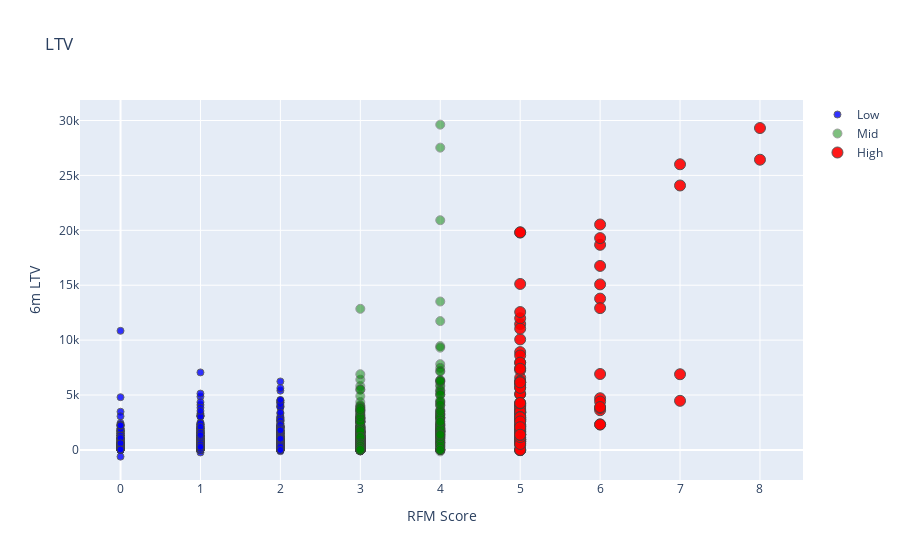

The notebook cell saved with this chart:
### Code cell
tx_graph = tx_merge.query("m6_Revenue < 30000")

plot_data = [
    go.Scatter(
        x=tx_graph.query("Segment == 'Low-Value'")['OverallScore'],
        y=tx_graph.query("Segment == 'Low-Value'")['m6_Revenue'],
        mode='markers',
        name='Low',
        marker= dict(size= 7,
            line= dict(width=1),
            color= 'blue',
            opacity= 0.8
           )
    ),
        go.Scatter(
        x=tx_graph.query("Segment == 'Mid-Value'")['OverallScore'],
        y=tx_graph.query("Segment == 'Mid-Value'")['m6_Revenue'],
        mode='markers',
        name='Mid',
        marker= dict(size= 9,
            line= dict(width=1),
            color= 'green',
            opacity= 0.5
           )
    ),
        go.Scatter(
        x=tx_graph.query("Segment == 'High-Value'")['OverallScore'],
        y=tx_graph.query("Segment == 'High-Value'")['m6_Revenue'],
        mode='markers',
        name='High',
        marker= dict(size= 11,
            line= dict(width=1),
            color= 'red',
            opacity= 0.9
           )
    ),
]

plot_layout = go.Layout(
        yaxis= {'title': "6m LTV"},
        xaxis= {'title': "RFM Score"},
        title='LTV'
    )
fig = go.Figure(data=plot_data, layout=plot_layout)
pyoff.iplot(fig)

### Figure 1 — Plotly figure (JSON) as saved in the notebook; plotly's stock layout.template omitted (floating-point values rounded to 4 significant figures; data arrays with more than 128 entries replaced by an {"elided": "..."} marker saying what was removed)
{"data": [{"marker": {"color": "blue", "line": {"width": 1}, "opacity": 0.8, "size": 7}, "mode": "markers", "name": "Low", "type": "scatter", "x": {"elided": "1139 int values"}, "y": {"elided": "1139 float values"}}, {"marker": {"color": "green", "line": {"width": 1}, "opacity": 0.5, "size": 9}, "mode": "markers", "name": "Mid", "type": "scatter", "x": {"elided": "582 int values"}, "y": {"elided": "582 float values"}}, {"marker": {"color": "red", "line": {"width": 1}, "opacity": 0.9, "size": 11}, "mode": "markers", "name": "High", "type": "scatter", "x": [5, 5, 5, 5, 8, 5, 5, 5, 5, 6, 6, 5, 5, 5, 5, 6, 5, 5, 5, 5, 5, 5, 5, 8, 5, 6, 5, 5, 6, 5, 5, 5, 5, 5, 5, 6, 5, 7, 5, 5, 5, 6, 7, 5, 6, 6, 6, 5, 5, 5, 6, 5, 5, 5, 5, 6, 5, 5, 6, 6, 5, 5, 5, 5, 5, 5, 5, 5, 5, 5, 5, 5, 7, 5, 5, 5, 7, 5, 5, 5, 5, 5, 5, 5, 5, 5, 5, 5, 5, 5, 5, 5, 5, 5, 5, 5, 5, 5, 5, 5, 5, 5, 5, 6, 5, 5, 5, 5, 5, 5, 5, 5], "y": [-25, 2195.0, 6170.0, 3452.0, 29310.0, 1702.0, 7945.0, 1426.0, 1464.0, 2316.0, 4707.0, 19790.0, 1100.0, 10060.0, 8910.0, 16760.0, 6124.0, 3604.0, 566.7, 5068.0, 2613.0, 3435.0, 11460.0, 26430.0, 2850.0, 3616.0, 6568.0, 3446.0, 2324.0, 11990.0, 3143.0, 7459.0, 4016.0, 986.0, 5100.0, 3819.0, 6262.0, 6893.0, 19820.0, 6146.0, 974.8, 15080.0, 26010.0, 11040.0, 13780.0, 20530, 12910.0, 1813.0, 728.3, 845.4, 18680.0, 7263.0, 924.6, 2153.0, 3994.0, 4405.0, 4270.0, 8603.0, 19290.0, 3904.0, 774.5, 7947.0, 5919.0, 1375.0, 427.1, 0, 2163.0, 0, 2671.0, 5676.0, 1369.0, 3355.0, 24080.0, 15120.0, 7390.0, 3461.0, 4472.0, 5652.0, -4.12, 739.2, 1990.0, 1425.0, 2745.0, 3388.0, 1823.0, 4146.0, 2279.0, 3824.0, 2328.0, 2983.0, 3702.0, 12560.0, 1687.0, 2749.0, 6153.0, 2904.0, 931.7, 3463.0, 1917.0, 2753.0, 1583.0, 541.1, 1167.0, 6915.0, 1356.0, 3006.0, 4242.0, 4277.0, 2971.0, 2593.0, 2073.0, 1386.0]}], "layout": {"autosize": true, "title": {"text": "LTV"}, "xaxis": {"autorange": true, "range": [-0.4927, 8.517], "title": {"text": "RFM Score"}, "type": "linear"}, "yaxis": {"autorange": true, "range": [-3270.0, 32530.0], "title": {"text": "6m LTV"}, "type": "linear"}}}
